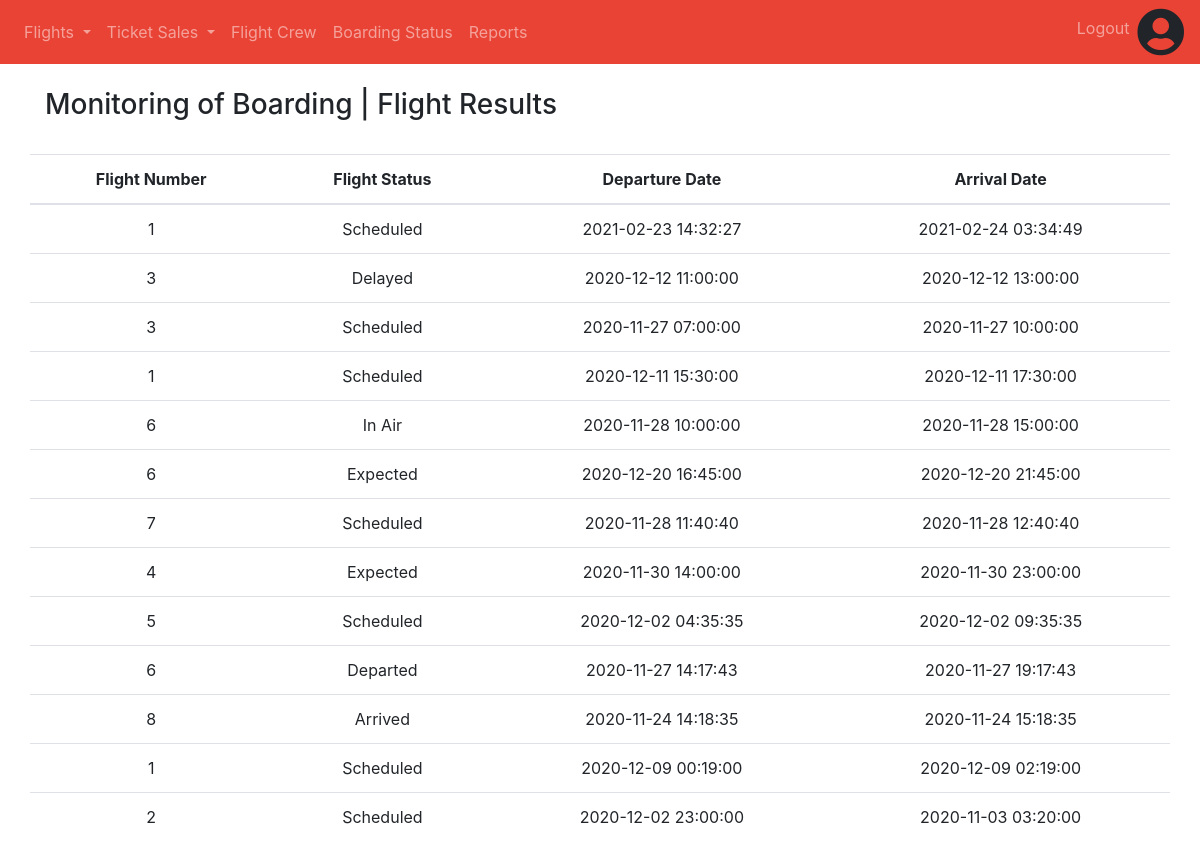
The app's page /staff/MonitorBoardingFlights.php (signed in) with its own data.
### tables this page shows
CREATE TABLE `flight_schedules` (
  `id` int(11) NOT NULL,
  `flight_no` int(11) NOT NULL,
  `depart_dateTime` datetime NOT NULL,
  `arrive_dateTime` datetime NOT NULL,
  `status` enum('Scheduled','Delayed','Departed','In Air','Expected','Diverted','Recovery','Landed','Arrived','Cancelled') NOT NULL
);

### staff/MonitorBoardingFlights.php (the view, shortened to what this page needs)
<!DOCTYPE html>
<html lang="en" style="height: 100%;">
<head>
    <?php require('../head.php') ?>
</head>
<body class="d-flex flex-column h-100">
    <?php require('navbar.php');
    $connection = new mysqli('127.0.0.1', 'admin', null, 'ibm2104_assignment');
    $query = "SELECT flight_schedules.id, flight_schedules.flight_no, flight_schedules.status, flight_schedules.depart_dateTime, flight_schedules.arrive_dateTime FROM flight_schedules";
    $result = $connection->query($query);
    ?>
    <div class="container">
        <div class="row my-4">
            <h3 class="col">Monitoring of Boarding | Flight Results</h3>
        </div>
        <form>
            <div class="row">
                <table class="table table-hover col">
                    <thead>
                        <tr>
                            <th class="text-center">Flight Number</th>
                            <th class="text-center">Flight Status</th>
                            <th class="text-center">Departure Date</th>
                            <th class="text-center">Arrival Date</th>
                        </tr>
                    </thead>
                    <?php
                    while ($flight = $result->fetch_assoc()) {
                        echo "<tr style=cursor:pointer onclick=\"window.location = 'MonitorBoardingResults.php?id=" . $flight['id'] . "'\">";
                        echo "<td class = text-center>" . $flight['flight_no'] . "</td>";
                        echo "<td class = text-center>" . $flight['status'] . "</td>";
                        echo "<td class = text-center>" . $flight['depart_dateTime'] . "</td>";
                        echo "<td class = text-center>" . $flight['arrive_dateTime'] . "</td>";
                        echo "</tr>";
                    }
                    ?>
                </table>
            </div>
        </form>
    </div>
</body>
</html>

### head.php (shortened to what this page needs)
<link rel="stylesheet" href="/IBM2104-Assignment/css/custom-bootstrap.css">
<link href="https://cdnjs.cloudflare.com/ajax/libs/font-awesome/5.15.1/css/all.min.css" rel="stylesheet" />

### staff/navbar.php (shortened to what this page needs)
<nav class="navbar navbar-expand-lg navbar-dark bg-primary">
    <div class="collapse navbar-collapse" id="navigation">
        <ul class="navbar-nav mr-auto">
            <li class="nav-item dropdown">
                <a class="nav-link <?php if (isset($page) && $page == "flights") echo "active"; ?> dropdown-toggle" role="button" data-toggle="dropdown">
                    Flights
                </a>
            </li>
            <li class="nav-item <?php if (isset($page) && $page == "ticketSales") echo "active"; ?> dropdown">
                <a class="nav-link dropdown-toggle" role="button" data-toggle="dropdown">
                    Ticket Sales
                </a>
            </li>
            <li class="nav-item <?php if (isset($page) && $page == "flightCrew") echo "active"; ?>">
                <a class="nav-link" href="schedule_search-1.php">Flight Crew</a>
            </li>
            <li class="nav-item <?php if (isset($page) && $page == "boardingStatus") echo "active"; ?>">
                <a class="nav-link" href="MonitorBoardingSearch.php">Boarding Status</a>
            </li>
            <li class="nav-item <?php if (isset($page) && $page == "reports") echo "active"; ?>">
                <a class="nav-link" href="MonitorFlightReportSearch.php">Reports</a>
            </li>
        </ul>
        <ul class="navbar-nav">
            <li class="nav-item">
                <a class="nav-link" href="logout.php">Logout</a>
            </li>
            <li class="nav-item">
                <i class="fas fa-3x fa-user-circle"></i>
            </li>
        </ul>
    </div>
</nav>

### records on screen
flight_schedules: flight_no "1", status "Scheduled", depart_dateTime "2021-02-23 14:32:27", arrive_dateTime "2021-02-24 03:34:49"
flight_schedules: flight_no "3", status "Delayed", depart_dateTime "2020-12-12 11:00:00", arrive_dateTime "2020-12-12 13:00:00"
flight_schedules: flight_no "3", status "Scheduled", depart_dateTime "2020-11-27 07:00:00", arrive_dateTime "2020-11-27 10:00:00"
flight_schedules: flight_no "1", status "Scheduled", depart_dateTime "2020-12-11 15:30:00", arrive_dateTime "2020-12-11 17:30:00"
flight_schedules: flight_no "6", status "In Air", depart_dateTime "2020-11-28 10:00:00", arrive_dateTime "2020-11-28 15:00:00"
flight_schedules: flight_no "6", status "Expected", depart_dateTime "2020-12-20 16:45:00", arrive_dateTime "2020-12-20 21:45:00"
flight_schedules: flight_no "7", status "Scheduled", depart_dateTime "2020-11-28 11:40:40", arrive_dateTime "2020-11-28 12:40:40"
flight_schedules: flight_no "4", status "Expected", depart_dateTime "2020-11-30 14:00:00", arrive_dateTime "2020-11-30 23:00:00"
flight_schedules: flight_no "5", status "Scheduled", depart_dateTime "2020-12-02 04:35:35", arrive_dateTime "2020-12-02 09:35:35"
flight_schedules: flight_no "6", status "Departed", depart_dateTime "2020-11-27 14:17:43", arrive_dateTime "2020-11-27 19:17:43"
flight_schedules: flight_no "8", status "Arrived", depart_dateTime "2020-11-24 14:18:35", arrive_dateTime "2020-11-24 15:18:35"
flight_schedules: flight_no "1", status "Scheduled", depart_dateTime "2020-12-09 00:19:00", arrive_dateTime "2020-12-09 02:19:00"
flight_schedules: flight_no "2", status "Scheduled", depart_dateTime "2020-12-02 23:00:00", arrive_dateTime "2020-11-03 03:20:00"
